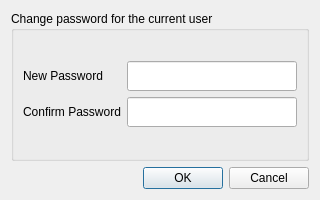
<?xml version="1.0" encoding="UTF-8"?>
<ui version="4.0">
    <class>frmChangePwd</class>
    <widget class="QDialog" name="frmChangePwd">
        <property name="geometry">
            <rect>
                <x>0</x>
                <y>0</y>
                <width>320</width>
                <height>200</height>
            </rect>
        </property>
        <property name="maximumSize">
            <size>
                <width>320</width>
                <height>16777215</height>
            </size>
        </property>
        <property name="windowTitle">
            <string>Change Password</string>
        </property>
        <layout class="QGridLayout" name="gridLayout_2">
            <item row="0" column="0">
                <widget class="QGroupBox" name="groupBox">
                    <property name="title">
                        <string>Change password for the current user</string>
                    </property>
                    <layout class="QGridLayout" name="gridLayout_3">
                        <item row="0" column="0">
                            <layout class="QGridLayout" name="gridLayout">
                                <item row="0" column="1">
                                    <widget class="QLineEdit" name="txtNewPass">
                                        <property name="minimumSize">
                                            <size>
                                                <width>0</width>
                                                <height>30</height>
                                            </size>
                                        </property>
                                        <property name="maxLength">
                                            <number>200</number>
                                        </property>
                                        <property name="echoMode">
                                            <enum>QLineEdit::Password</enum>
                                        </property>
                                    </widget>
                                </item>
                                <item row="0" column="0">
                                    <widget class="QLabel" name="label">
                                        <property name="minimumSize">
                                            <size>
                                                <width>70</width>
                                                <height>0</height>
                                            </size>
                                        </property>
                                        <property name="text">
                                            <string>New Password</string>
                                        </property>
                                    </widget>
                                </item>
                                <item row="1" column="0">
                                    <widget class="QLabel" name="label_2">
                                        <property name="text">
                                            <string>Confirm Password</string>
                                        </property>
                                    </widget>
                                </item>
                                <item row="1" column="1">
                                    <widget class="QLineEdit" name="txtConfirmPass">
                                        <property name="minimumSize">
                                            <size>
                                                <width>0</width>
                                                <height>30</height>
                                            </size>
                                        </property>
                                        <property name="maxLength">
                                            <number>200</number>
                                        </property>
                                        <property name="echoMode">
                                            <enum>QLineEdit::Password</enum>
                                        </property>
                                    </widget>
                                </item>
                            </layout>
                        </item>
                    </layout>
                </widget>
            </item>
            <item row="1" column="0">
                <widget class="QDialogButtonBox" name="btnBox">
                    <property name="standardButtons">
                        <set>QDialogButtonBox::Cancel|QDialogButtonBox::Ok</set>
                    </property>
                </widget>
            </item>
        </layout>
    </widget>
    <resources/>
    <connections>
        <connection>
            <sender>btnBox</sender>
            <signal>rejected()</signal>
            <receiver>frmChangePwd</receiver>
            <slot>reject()</slot>
            <hints>
                <hint type="sourcelabel">
                    <x>159</x>
                    <y>187</y>
                </hint>
                <hint type="destinationlabel">
                    <x>159</x>
                    <y>103</y>
                </hint>
            </hints>
        </connection>
    </connections>
</ui>
